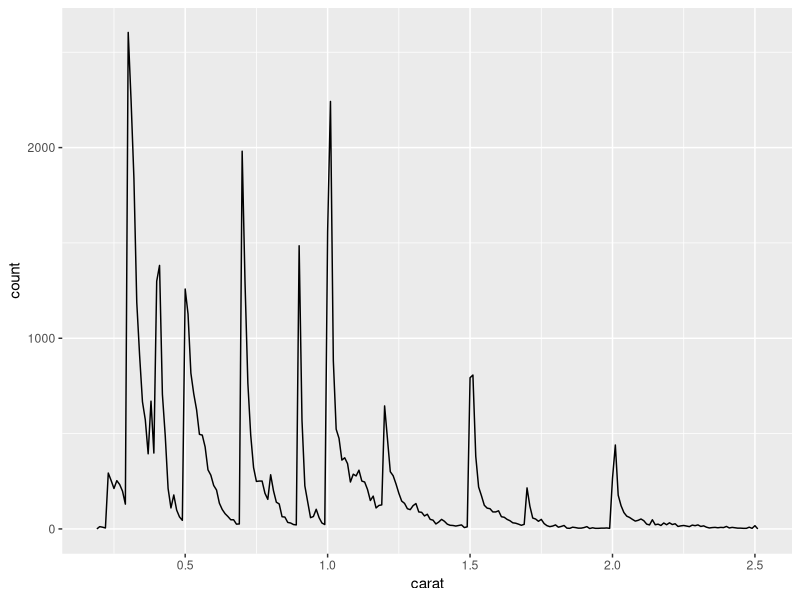
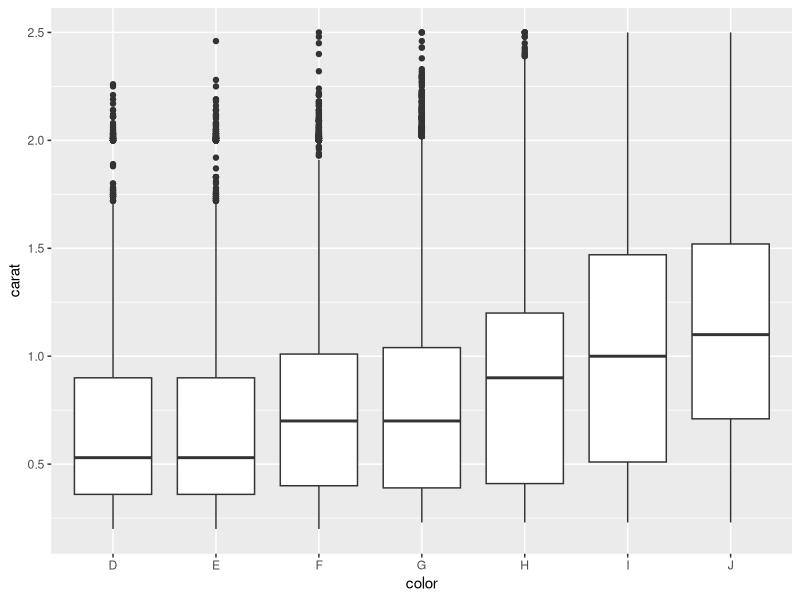
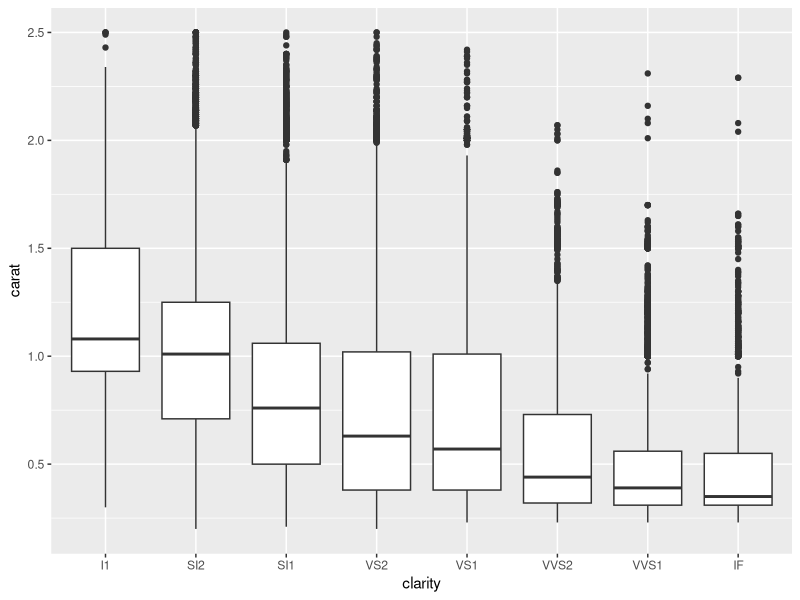
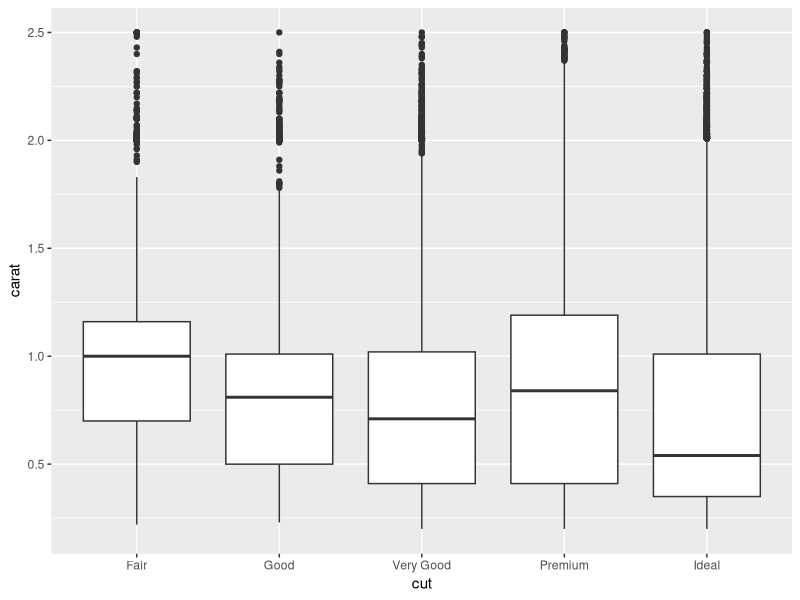

Write R code to recreate these figures, in order.
## ---- chunk 1
knitr::opts_chunk$set(
  echo = FALSE
)
library(ggplot2)
library(dplyr)
smaller <- diamonds %>% 
  filter(carat <= 2.5)
comma <- function(x) format(x, digits = 2, big.mark = ",")
## ---- chunk 2
smaller %>% 
  ggplot(aes(carat)) + 
  geom_freqpoly(binwidth = 0.01)
## ---- chunk 3
ggplot(smaller, aes(color, carat)) +
  geom_boxplot()
## ---- chunk 4
ggplot(smaller, aes(clarity, carat)) +
  geom_boxplot()
## ---- chunk 5
ggplot(smaller, aes(cut, carat)) +
  geom_boxplot()
## ---- chunk 6
larger <- diamonds %>% 
   top_n(20, carat) %>% 
   arrange(desc(carat))

knitr::kable(larger)
## ---- chunk 7
knitr::kable(
  larger %>%
      count(cut)
)
## ---- chunk 8
knitr::kable(
  larger %>%
    count(color)
)
## ---- chunk 9
knitr::kable(
  larger %>%
    count(clarity)
)
